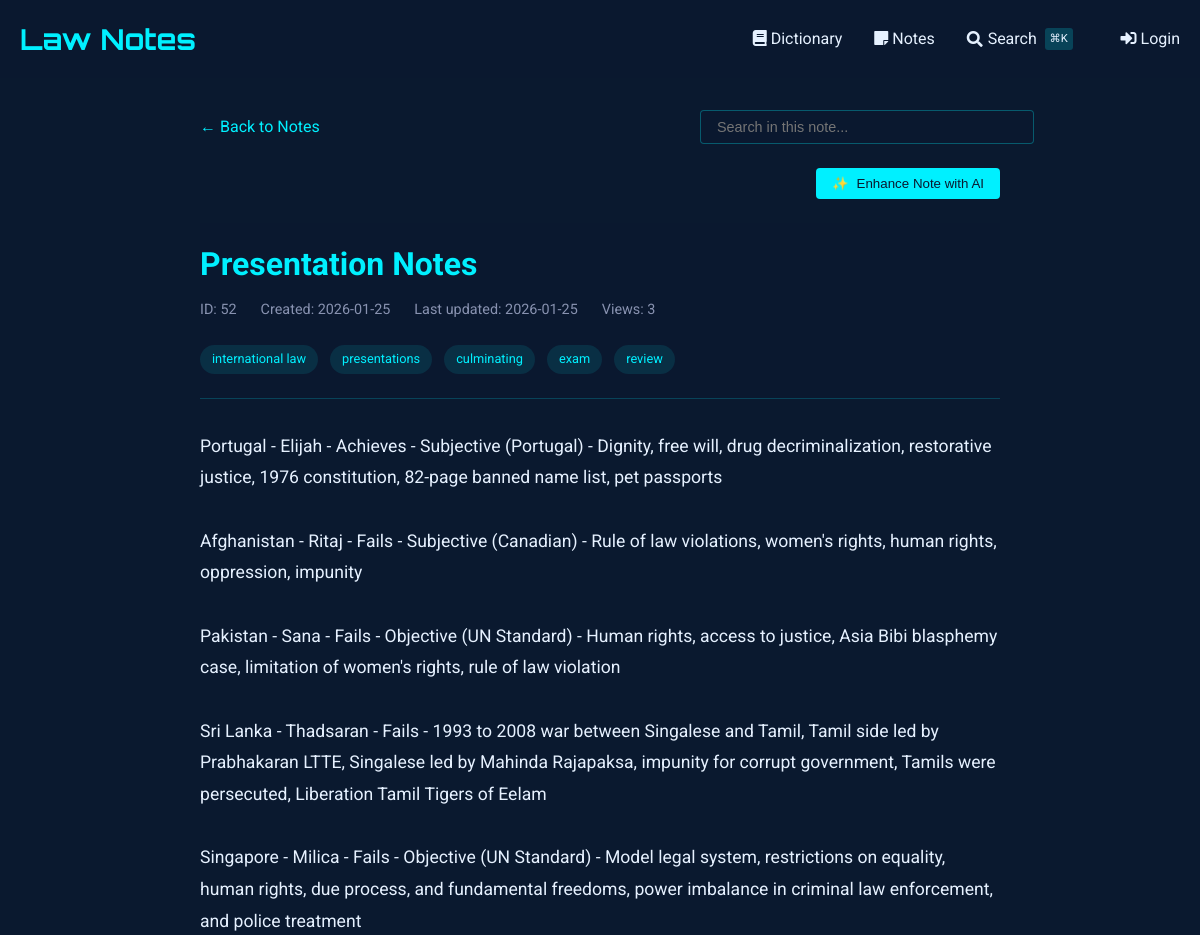
Before: /notes/view/52 (upper part) with the older database file.
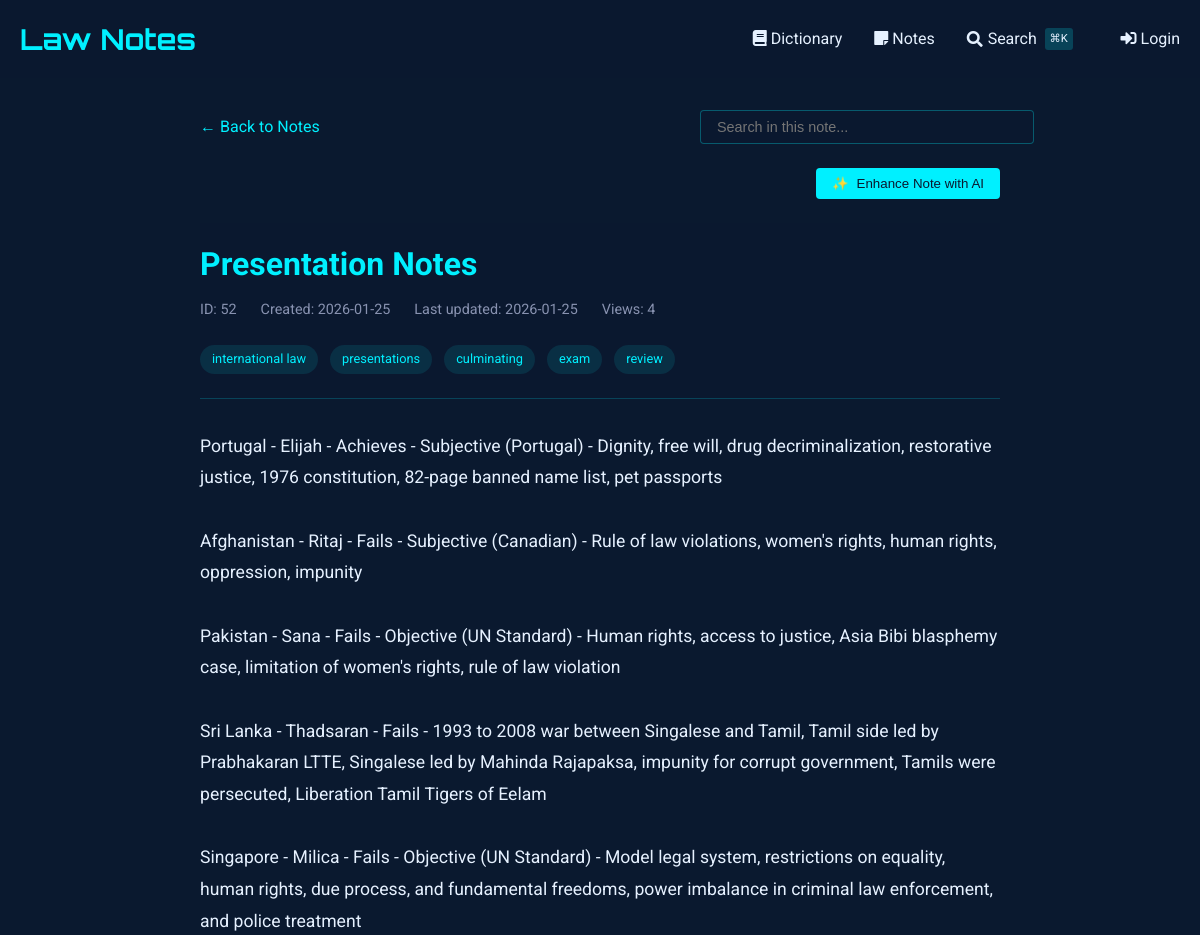
After: the same page with the newer database file.
### tables this page shows
CREATE TABLE notes (
    id INTEGER PRIMARY KEY AUTOINCREMENT,
    title TEXT NOT NULL,                -- short title for the note
    content TEXT NOT NULL,              -- the full note text
    unit_number INTEGER,                -- optional: to group with course units
    tags TEXT,                          -- comma-separated or JSON for filtering/search
    related_entries TEXT,               -- store glossary ids (e.g., "1,4,5") for cross-linking
    created_at TIMESTAMP DEFAULT CURRENT_TIMESTAMP,
    last_updated TIMESTAMP DEFAULT CURRENT_TIMESTAMP,
    views INTEGER DEFAULT 0,            -- track popularity
    is_favorite BOOLEAN DEFAULT 0,      -- quick flag for starred notes
    comments TEXT                       -- optional: your own thoughts or annotations
, has_worksheet BOOLEAN DEFAULT 0);

### notes_routes.py (the view, shortened to what this page needs)
@notes_bp.route('/view/<int:note_id>')
def view_note(note_id):
    db = SQL("sqlite:///notes.db")
    note = db.execute("""
        SELECT *,
               strftime('%Y-%m-%d', created_at) as created_date,
               strftime('%Y-%m-%d', last_updated) as last_updated
        FROM notes
        WHERE id = :id
    """, id=note_id)
    if not note:
        abort(404)
    note = note[0]
    db.execute("""
        UPDATE notes
        SET views = COALESCE(views, 0) + 1
        WHERE id = :id
    """, id=note_id)
    content = note['content']
    content = re.sub(r'^# (.*?)$', r'<h1>\1</h1>', content, flags=re.MULTILINE)
    content = re.sub(r'^## (.*?)$', r'<h2>\1</h2>', content, flags=re.MULTILINE)
    content = re.sub(r'^### (.*?)$', r'<h3>\1</h3>', content, flags=re.MULTILINE)
    content = re.sub(r'\*\*(.*?)\*\*', r'<strong>\1</strong>', content)
    content = re.sub(r'\*(.*?)\*', r'<em>\1</em>', content)
    content = re.sub(r'^\s*[-*] (.*?)$', r'<li>\1</li>', content, flags=re.MULTILINE)
    content = re.sub(r'(<li>.*</li>)', r'<ul>\1</ul>', content, flags=re.DOTALL)
    content = re.sub(r'^> (.*?)$', r'<blockquote>\1</blockquote>', content, flags=re.MULTILINE)
    content = content.replace('\n', '<br>')
    content = re.sub(
        r'<aside>\s*💡\s*(.*?)\s*</aside>',
        r'<div class="callout"><div class="callout-emoji">💡</div><div class="callout-content">\1</div></div>',
        content,
        flags=re.DOTALL
    )
    sections = re.split(r'(<h[1-3]>.*?</h[1-3]>)', content)
    processed_sections = []
    for i, section in enumerate(sections):
        if section.startswith('<h'):
            processed_sections.append(section)
        elif section.strip():
            if not any(tag in section for tag in ['<p>', '<ul>', '<ol>', '<blockquote>', '<div class="callout">']):
                section = f'<p>{section}</p>'
            processed_sections.append(section)
    processed_content = '\n'.join(processed_sections)
    related_entries = []
    worksheet_images = []
    if note.get('has_worksheet'):
        worksheet_images = get_worksheet_images(note_id)
    return render_template('notes/view.html',
                         note=note,
                         content=processed_content,
                         related_entries=related_entries,
                         worksheet_images=worksheet_images)

### sql.py (called while the page is built, shortened)
def _enable_logging(f):
    import logging
    import functools
    import os
    @functools.wraps(f)
    def decorator(*args, **kwargs):
        try:
            import flask
        except ModuleNotFoundError:
            return f(*args, **kwargs)
        disabled = logging.getLogger("cs50").disabled
        if flask.current_app and os.getenv("FLASK_ENV") == "development":
            logging.getLogger("cs50").disabled = False
        try:
            return f(*args, **kwargs)
        finally:
            logging.getLogger("cs50").disabled = disabled
    return decorator

def _parse_placeholder(token):
    import re
    import sqlparse
    if (
        not isinstance(token, sqlparse.sql.Token)
        or token.ttype != sqlparse.tokens.Name.Placeholder
    ):
        raise TypeError()
    if token.value == "?":
        return "qmark", None
    matches = re.search(r"^:([1-9]\d*)$", token.value)
    if matches:
        return "numeric", int(matches.group(1)) - 1
    matches = re.search(r"^:([a-zA-Z]\w*)$", token.value)
    if matches:
        return "named", matches.group(1)

    def __del__(self):
        self._disconnect()

    def _disconnect(self):
        if hasattr(_data, self._name()):
            getattr(_data, self._name()).close()
            delattr(_data, self._name())

    def _name(self):
        return str(hash(self))

        def connect(dbapi_connection, connection_record):
            try:
                if isinstance(
                    dbapi_connection, sqlite3.Connection
                ):  # If back end is sqlite
                    cursor = dbapi_connection.cursor()
                    cursor.execute("PRAGMA foreign_keys=ON")
                    cursor.close()
            except:
                pass

### templates/notes/view.html (shortened to what this page needs)
{% extends "notes/base.html" %}
{% block content %}
<div class="container" style="max-width: 800px; margin: 0 auto;">
    <div style="margin-bottom: 1.5rem; display: flex; justify-content: space-between; align-items: center; flex-wrap: wrap; gap: 1rem;">
        <a href="{{ url_for('notes.index') }}" style="color: var(--primary); text-decoration: none; display: inline-flex; align-items: center;">
            ← Back to Notes
        </a>
        <div class="search-container" style="position: relative; max-width: 300px; width: 100%;">
            <input type="text" id="noteSearch" placeholder="Search in this note..."
                   style="width: 100%; padding: 0.5rem 1rem; background: rgba(10, 25, 47, 0.7);
                          border: 1px solid rgba(0, 240, 255, 0.3); border-radius: 4px;
                          color: #e6f1ff; font-size: 0.9rem;">
        </div>
    </div>
    <div id="enhanceControls" style="margin-bottom: 1.5rem; display: flex; justify-content: flex-end; gap: 1rem;">
        <button id="enhanceNoteBtn" class="btn btn-primary" style="background: var(--primary); color: #0a192f; border: none; padding: 0.5rem 1rem; border-radius: 4px; cursor: pointer; font-weight: 500; display: flex; align-items: center; gap: 0.5rem;">
            <span id="enhanceIcon">✨</span> Enhance Note with AI
        </button>
    </div>
    <article class="note">
        <header class="note-header">
            <h1 class="note-title">
                {{ note.title }}
            </h1>
            <div class="note-meta">
                <span>ID: {{ note.id }}</span>
                <span>Created: {{ note.created_date }}</span>
                <span>Last updated: {{ note.last_updated }}</span>
                <span>Views: {{ note.views or 0 }}</span>
            </div>
            {% if note.tags %}
            <div class="note-tags" style="margin-top: 1rem;">
                {% for tag in note.tags.split(',') %}
                    <span class="tag">{{ tag.strip() }}</span>
                {% endfor %}
            </div>
            {% endif %}
        </header>
        <div class="note-content">
            {{ content|safe }}
        </div>
    </article>
</div>
{% endblock %}

### templates/notes/base.html (shortened to what this page needs)
{% extends "dictionary/base.html" %}

### templates/dictionary/base.html (shortened to what this page needs)
<!DOCTYPE html>
<html lang="en">
<head>
    <link href="https://cdnjs.cloudflare.com/ajax/libs/font-awesome/5.15.4/css/all.min.css" rel="stylesheet">
</head>
<body>
    <header>
        <div class="container">
            <div class="header-content">
                <a href="{{ url_for('dictionary.index') }}" class="logo">Law Notes</a>
                <nav class="nav-links">
                    <a href="{{ url_for('dictionary.index') }}" class="nav-link">
                        <i class="fas fa-book"></i> Dictionary
                    </a>
                    <a href="{{ url_for('notes.index') }}" class="nav-link">
                        <i class="fas fa-sticky-note"></i> Notes
                    </a>
                    <a href="{{ url_for('search') }}" class="nav-link" style="display: flex; align-items: center; gap: 0.3rem;">
                        <i class="fas fa-search"></i>
                        <span>Search</span>
                        <span style="font-size: 0.7rem; background: rgba(0, 240, 255, 0.2); padding: 0.1rem 0.3rem; border-radius: 3px; margin-left: 0.2rem;">⌘K</span>
                    </a>
                    {% if session.get("name") %}
                    <a href="{{ url_for('dictionary.add_entry') }}" class="nav-link" style="margin-left: 1rem;">
                        <i class="fas fa-plus"></i> Add Entry
                    </a>
                    <a href="/auth/logout" class="nav-link">
                        <i class="fas fa-sign-out-alt"></i> Logout
                    </a>
                    {% else %}
                    <a href="/auth/login" class="nav-link" style="margin-left: 1rem;">
                        <i class="fas fa-sign-in-alt"></i> Login
                    </a>
                    {% endif %}
                </nav>
            </div>
        </div>
    </header>
    <main class="container" style="padding: 2rem 0;">
        {% block content %}{% endblock %}
    </main>
</body>
</html>

### templates/dictionary/base.html (style rules this page uses)
:root { --primary: #00f0ff; --bg-dark: #0a192f; --text: #e6f1ff; --success: #2ecc71; --error: #e74c3c; }
body { font-family: 'Roboto', sans-serif; background-color: var(--bg-dark); color: var(--text); line-height: 1.6; margin: 0; padding: 0; }
.container { max-width: 1200px; margin: 0 auto; padding: 0 20px; }
header { background: rgba(10, 25, 47, 0.9); padding: 1rem 0; }
.header-content { display: flex; justify-content: space-between; align-items: center; }
.logo { font-family: 'Orbitron', sans-serif; font-size: 1.8rem; color: var(--primary); text-decoration: none; font-weight: 700; }
.nav-links { display: flex; gap: 2rem; }
.nav-link { color: var(--text); text-decoration: none; transition: color 0.3s; }
.btn { display: inline-block; padding: 0.6rem 1.5rem; background: var(--primary); color: #000; border: none; border-radius: 4px; cursor: pointer; text-decoration: none; font-weight: 500; transition: all 0.3s; }

### templates/notes/view.html (style rules this page uses)
.note-header { margin-bottom: 2rem; padding-bottom: 1rem; border-bottom: 1px solid rgba(0, 240, 255, 0.2); }
.note-title { color: var(--primary); margin: 0 0 0.5rem 0; font-size: 2rem; font-weight: 700; }
.note-meta { display: flex; gap: 1.5rem; color: #8892b0; font-size: 0.9rem; margin-bottom: 1.5rem; }
.note-content { font-size: 1.1rem; line-height: 1.8; color: #e6f1ff; }
.note-content p { margin: 1.5rem 0; }
.tag { display: inline-block; background: rgba(0, 240, 255, 0.1); color: var(--primary); padding: 0.25rem 0.75rem; border-radius: 20px; font-size: 0.8rem; margin-right: 0.5rem; margin-bottom: 0.5rem; }

Changed rows visible on the page:
changed notes "Presentation Notes": views "3" → "4"
